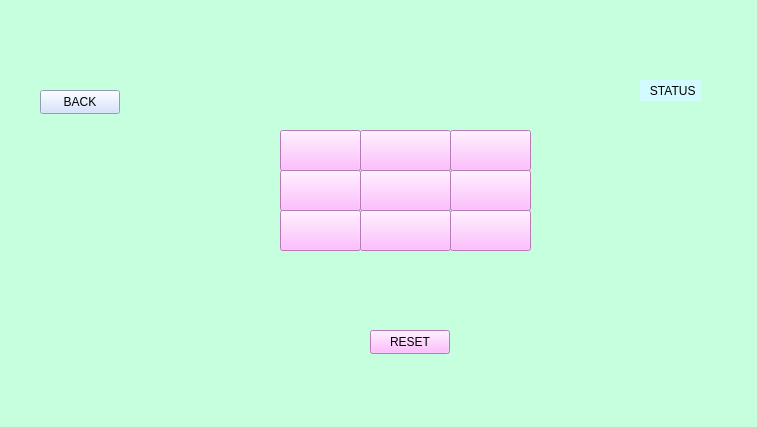
<?xml version="1.0" encoding="UTF-8"?>
<ui version="4.0">
 <class>tictactoe</class>
 <widget class="QWidget" name="tictactoe">
  <property name="geometry">
   <rect>
    <x>0</x>
    <y>0</y>
    <width>757</width>
    <height>427</height>
   </rect>
  </property>
  <property name="windowTitle">
   <string>Form</string>
  </property>
  <property name="styleSheet">
   <string notr="true">background-color: rgb(189, 255, 250);
background-color: rgb(198, 255, 221);</string>
  </property>
  <widget class="QPushButton" name="cell_00">
   <property name="geometry">
    <rect>
     <x>280</x>
     <y>130</y>
     <width>81</width>
     <height>41</height>
    </rect>
   </property>
   <property name="styleSheet">
    <string notr="true">background-color: rgb(255, 170, 255);</string>
   </property>
   <property name="text">
    <string/>
   </property>
  </widget>
  <widget class="QPushButton" name="cell_01">
   <property name="geometry">
    <rect>
     <x>360</x>
     <y>130</y>
     <width>91</width>
     <height>41</height>
    </rect>
   </property>
   <property name="styleSheet">
    <string notr="true">background-color: rgb(255, 170, 255);</string>
   </property>
   <property name="text">
    <string/>
   </property>
  </widget>
  <widget class="QPushButton" name="cell_02">
   <property name="geometry">
    <rect>
     <x>450</x>
     <y>130</y>
     <width>81</width>
     <height>41</height>
    </rect>
   </property>
   <property name="styleSheet">
    <string notr="true">background-color: rgb(255, 170, 255);</string>
   </property>
   <property name="text">
    <string/>
   </property>
  </widget>
  <widget class="QPushButton" name="cell_10">
   <property name="geometry">
    <rect>
     <x>280</x>
     <y>170</y>
     <width>81</width>
     <height>41</height>
    </rect>
   </property>
   <property name="styleSheet">
    <string notr="true">background-color: rgb(255, 170, 255);</string>
   </property>
   <property name="text">
    <string/>
   </property>
  </widget>
  <widget class="QPushButton" name="cell_11">
   <property name="geometry">
    <rect>
     <x>360</x>
     <y>170</y>
     <width>91</width>
     <height>41</height>
    </rect>
   </property>
   <property name="styleSheet">
    <string notr="true">background-color: rgb(255, 170, 255);</string>
   </property>
   <property name="text">
    <string/>
   </property>
  </widget>
  <widget class="QPushButton" name="cell_12">
   <property name="geometry">
    <rect>
     <x>450</x>
     <y>170</y>
     <width>81</width>
     <height>41</height>
    </rect>
   </property>
   <property name="styleSheet">
    <string notr="true">
background-color: rgb(255, 170, 255);</string>
   </property>
   <property name="text">
    <string/>
   </property>
  </widget>
  <widget class="QPushButton" name="cell_20">
   <property name="geometry">
    <rect>
     <x>280</x>
     <y>210</y>
     <width>81</width>
     <height>41</height>
    </rect>
   </property>
   <property name="styleSheet">
    <string notr="true">background-color: rgb(255, 170, 255);</string>
   </property>
   <property name="text">
    <string/>
   </property>
  </widget>
  <widget class="QPushButton" name="cell_21">
   <property name="geometry">
    <rect>
     <x>360</x>
     <y>210</y>
     <width>91</width>
     <height>41</height>
    </rect>
   </property>
   <property name="styleSheet">
    <string notr="true">background-color: rgb(255, 170, 255);</string>
   </property>
   <property name="text">
    <string/>
   </property>
  </widget>
  <widget class="QPushButton" name="cell_22">
   <property name="geometry">
    <rect>
     <x>450</x>
     <y>210</y>
     <width>81</width>
     <height>41</height>
    </rect>
   </property>
   <property name="styleSheet">
    <string notr="true">background-color: rgb(255, 170, 255);</string>
   </property>
   <property name="text">
    <string/>
   </property>
  </widget>
  <widget class="QPushButton" name="resetButton">
   <property name="geometry">
    <rect>
     <x>370</x>
     <y>330</y>
     <width>80</width>
     <height>24</height>
    </rect>
   </property>
   <property name="styleSheet">
    <string notr="true">background-color: rgb(255, 170, 255);
color: rgb(0, 0, 0);</string>
   </property>
   <property name="text">
    <string>RESET</string>
   </property>
  </widget>
  <widget class="QLabel" name="status">
   <property name="geometry">
    <rect>
     <x>640</x>
     <y>80</y>
     <width>61</width>
     <height>21</height>
    </rect>
   </property>
   <property name="styleSheet">
    <string notr="true">background-color: rgb(210, 251, 255);
color: rgb(0, 0, 0);</string>
   </property>
   <property name="text">
    <string>   STATUS</string>
   </property>
  </widget>
  <widget class="QPushButton" name="back">
   <property name="geometry">
    <rect>
     <x>40</x>
     <y>90</y>
     <width>80</width>
     <height>24</height>
    </rect>
   </property>
   <property name="styleSheet">
    <string notr="true">background-color: rgb(196, 255, 251);
background-color: rgb(202, 219, 255);</string>
   </property>
   <property name="text">
    <string>BACK</string>
   </property>
  </widget>
 </widget>
 <resources/>
 <connections/>
</ui>
